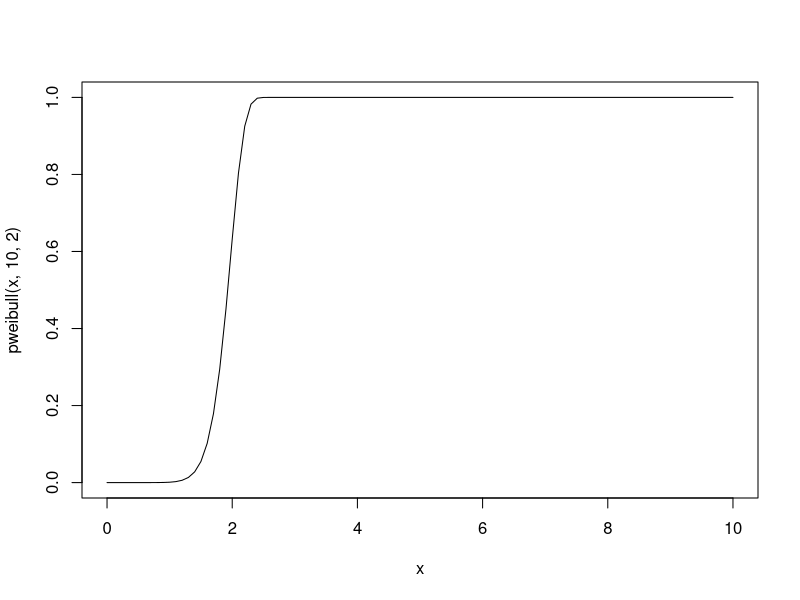

Generate this figure with R: (Note: this script raises an error after producing the figure.)
curve(pweibull(x,10,2),from=0,to=10)
x <- 1:10
y <- pweibull(x,1,2)

require(scales) # trans_new() is in the scales library
inv_cdf_trans = function() trans_new("inv_cdf", function(x) log(qweibull(x,1,1)),
                               function(x) pweibull(exp(x),1,1))

ggplot(data=NULL,aes(x=x,y=y))+geom_point() + coord_trans(x = "log",y = "inv_cdf")



S$days <- S$time/24

theme_set(theme_bw(base_size=18))
ggplot(data=subset(S,model==11), aes(x=days, y=Fi)) + geom_point() +
  coord_trans(x = "log",y="inv_cdf") + 
  scale_x_continuous(breaks=c(20,40,60,80,100,200,400,800)) +
  scale_y_continuous(breaks=c(.001,.002,.005,.01,.02,.04,.06))
